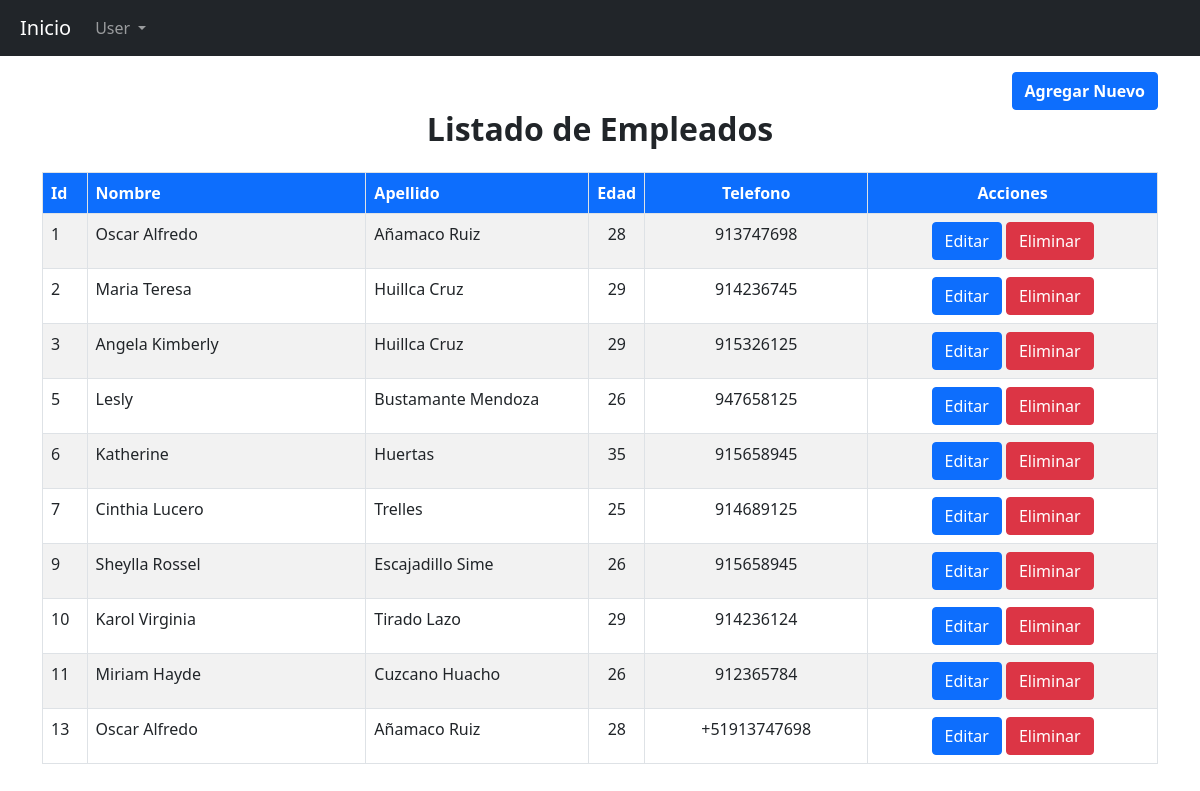
The page / on the database its author committed.
### tables this page shows
CREATE TABLE `empleado` (
  `Id` int(11) NOT NULL,
  `Nombre` varchar(50) DEFAULT NULL,
  `Apellido` varchar(50) DEFAULT NULL,
  `Edad` int(11) DEFAULT NULL,
  `Telefono` varchar(12) DEFAULT NULL
);

### config/db.php (called while the page is built)
<?php
    class db {
        private $host = "localhost";
        private $dbname = "Empresa";
        private $user = "root";
        private $pass = "";
        public function conexion(){
            try {
                $PDO = new PDO("mysql:host=".$this->host.";dbname=".$this->dbname,$this->user,$this->pass);
                $PDO->setAttribute(PDO::ATTR_ERRMODE, PDO::ERRMODE_EXCEPTION);
                return $PDO;
            } catch (PDOException $e) {
                return  $e->getMessage();
            }
        }
    }
?>

### controller/EmpleadoController.php (called while the page is built, shortened)
<?php
    class EmpleadoController{
        Private $model;
        public function __construct() {
            require_once("/xampp/htdocs/Proyectos/ProyectoMVC/model/EmpleadoModel.php");
            $this->model = new EmpleadoModel();
        }
        public function index()
        {
            return ($this->model->index() != false ) ? $this->model->index() : "Error Al Cargar";
        }
    }
?>

### model/EmpleadoModel.php (called while the page is built, shortened)
<?php
    class EmpleadoModel{
        Private $PDO;
        public function __construct()
        {
            require_once("/xampp/htdocs/Proyectos/ProyectoMVC/config/db.php");
            $con = new db();
            $this->PDO = $con->conexion();
        }
        public function index()
        {
            $stament = $this->PDO->prepare("Select * From Empleado");
            return ($stament->execute())? $stament->fetchAll(PDO::FETCH_OBJ) : false;
        }
    }
?>

### index.php (the view)
<?php
require_once("c://xampp/htdocs/Proyectos/ProyectoMVC/view/head/header.php");
require_once("/xampp/htdocs/Proyectos/ProyectoMVC/controller/empleadoController.php");
$objEmpleado = new EmpleadoController();
$arrEmpleado = $objEmpleado->index();
?>
<div class="container ">
    <div class="btn-action text-end">
        <a class="btn btn-primary" href="/Proyectos/ProyectoMVC/view/empleado/create.php" style="font-weight: bold;">Agregar Nuevo</a>
     </div>
     <div class=" tabla-Listado">
            <div class="tabla-header">
                <h2 class="text-center" style="font-weight: bold;">Listado de Empleados</h2>
            </div>
            <div class="tabla-body mt-4">
                <div class="table-responsive">
                    <table class="table table-striped table-bordered">
                        <thead class="bg-primary text-white">
                            <tr>
                                <th class="text-left" style="width:4%;">Id</th>
                                <th class="" style="width:25%">Nombre</th>
                                <th class="" style="width:20%;">Apellido</th>
                                <th class="text-center" style="width:5%;">Edad</th>
                                <th class="text-center" style="width:20%">Telefono</th>
                                <th class="text-center" style="width:auto">Acciones</th>
                            </tr>
                        </thead>
                        <tbody>
                            <?php foreach ($arrEmpleado as $item) : ?>
                            <tr>
                                <td><?php echo $item->Id ?></td>
                                <td><?php echo $item->Nombre ?></td>
                                <td><?php echo $item->Apellido ?></td>
                                <td class="text-center"><?php echo $item->Edad ?></td>
                                <td class="text-center"><?php echo $item->Telefono ?></td>
                                <td class="text-center">
                                    <a href="/Proyectos/ProyectoMVC/view/Empleado/edit.php?id=<?php echo $item->Id ?>" class="btn btn-primary">Editar</a>
                                    <a href="/Proyectos/ProyectoMVC/view/Empleado/destroy.php?id=<?php echo $item->Id ?>" class="btn btn-danger">Eliminar</a>
                                </td>
                            </tr>
                            <?php endforeach ;?>
                        </tbody>
                    </table>
                </div>
            </div>
    </div>
</div>
<?php
require_once("c://xampp/htdocs/Proyectos/ProyectoMVC/view/head/footer.php");
?>

### view/head/header.php (shortened to what this page needs)
<!doctype html>
<html lang="en">
<head>
    <link href="https://cdn.jsdelivr.net/npm/bootstrap@5.0.2/dist/css/bootstrap.min.css" rel="stylesheet">
</head>
<body>
    <div class="hero">
        <nav class="navbar navbar-expand-lg navbar-dark bg-dark p-2">
            <div class="container-fluid">
                <a class="navbar-brand" href="/Proyectos/ProyectoMVC/index.php">Inicio</a>
                <div class="collapse navbar-collapse" id="navbarNavDropdown">
                    <ul class="navbar-nav">
                        <li class="nav-item dropdown">
                            <a class="nav-link dropdown-toggle" href="#" id="navbarDropdownMenuLink" role="button" data-bs-toggle="dropdown" aria-expanded="false">
                                User
                            </a>
                        </li>
                    </ul>
                </div>
            </div>
        </nav>
    </div>
    <div class="container-fluid mt-3">

### view/head/footer.php (shortened to what this page needs)
</div>
</body>
</html>

### rows shown on the page
empleado: Id "1", Nombre "Oscar Alfredo", Apellido "Añamaco Ruiz", Edad "28", Telefono "913747698"
empleado: Id "2", Nombre "Maria Teresa", Apellido "Huillca Cruz", Edad "29", Telefono "914236745"
empleado: Id "3", Nombre "Angela Kimberly", Apellido "Huillca Cruz", Edad "29", Telefono "915326125"
empleado: Id "5", Nombre "Lesly", Apellido "Bustamante Mendoza", Edad "26", Telefono "947658125"
empleado: Id "6", Nombre "Katherine", Apellido "Huertas", Edad "35", Telefono "915658945"
empleado: Id "7", Nombre "Cinthia Lucero", Apellido "Trelles", Edad "25", Telefono "914689125"
empleado: Id "9", Nombre "Sheylla Rossel", Apellido "Escajadillo Sime", Edad "26", Telefono "915658945"
empleado: Id "10", Nombre "Karol Virginia", Apellido "Tirado Lazo", Edad "29", Telefono "914236124"
empleado: Id "11", Nombre "Miriam Hayde", Apellido "Cuzcano Huacho", Edad "26", Telefono "912365784"
empleado: Id "13", Nombre "Oscar Alfredo", Apellido "Añamaco Ruiz", Edad "28", Telefono "+51913747698"
